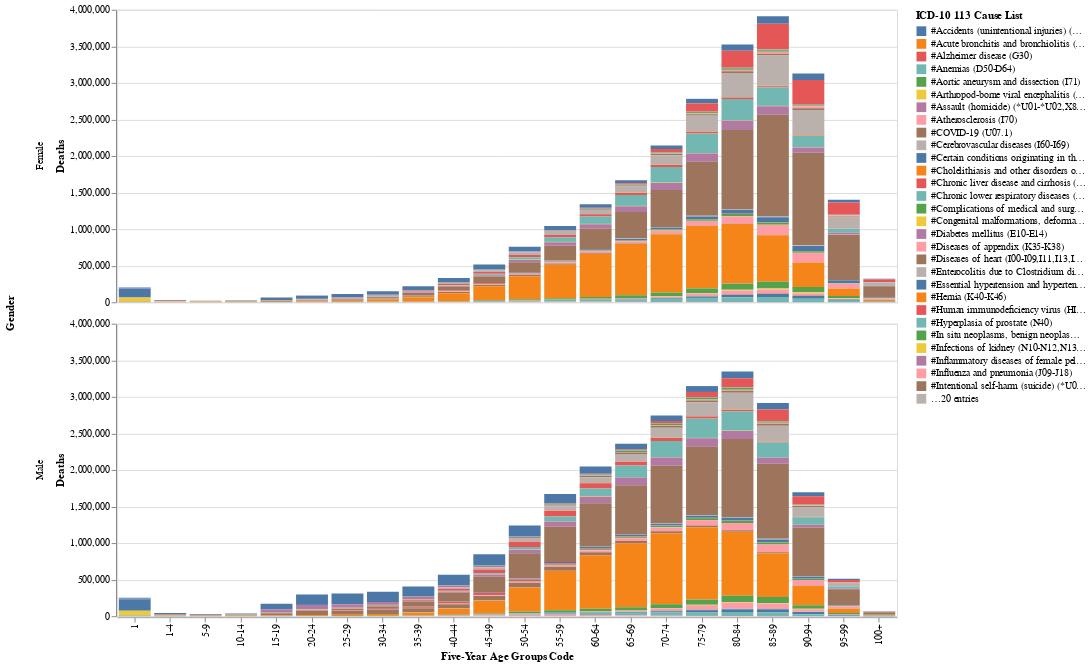

Notebook source saved alongside this figure:
### Code cell
plot_df = df_rankable.groupby(
    ['Five-Year Age Groups Code', 'Gender', 'ICD-10 113 Cause List']
)['Deaths'].sum().reset_index()

alt.Chart(plot_df).mark_bar(tooltip=True).encode(
    x=alt.X('Five-Year Age Groups Code', sort=age_order),
    y='Deaths',
    color=alt.Color('ICD-10 113 Cause List'),
    row='Gender'
).properties(
    width=800
)

### Figure 1 — Vega-Lite specification as saved in the notebook (floating-point values rounded to 4 significant figures; data arrays with more than 128 entries replaced by an {"elided": "..."} marker saying what was removed)
{"config": {"view": {"continuousWidth": 300, "continuousHeight": 300}}, "data": {"name": "data-a45969691c114801e905b44ff4e456da"}, "mark": {"type": "bar", "tooltip": true}, "encoding": {"color": {"field": "ICD-10 113 Cause List", "type": "nominal"}, "row": {"field": "Gender", "type": "nominal"}, "x": {"field": "Five-Year Age Groups Code", "sort": ["1", "1-4", "5-9", "10-14", "15-19", "20-24", "25-29", "30-34", "35-39", "40-44", "45-49", "50-54", "55-59", "60-64", "65-69", "70-74", "75-79", "80-84", "85-89", "90-94", "95-99", "100+"], "type": "nominal"}, "y": {"field": "Deaths", "type": "quantitative"}}, "width": 800, "$schema": "https://vega.github.io/schema/vega-lite/v5.17.0.json", "datasets": {"data-a45969691c114801e905b44ff4e456da": {"elided": "1684 records"}}}
